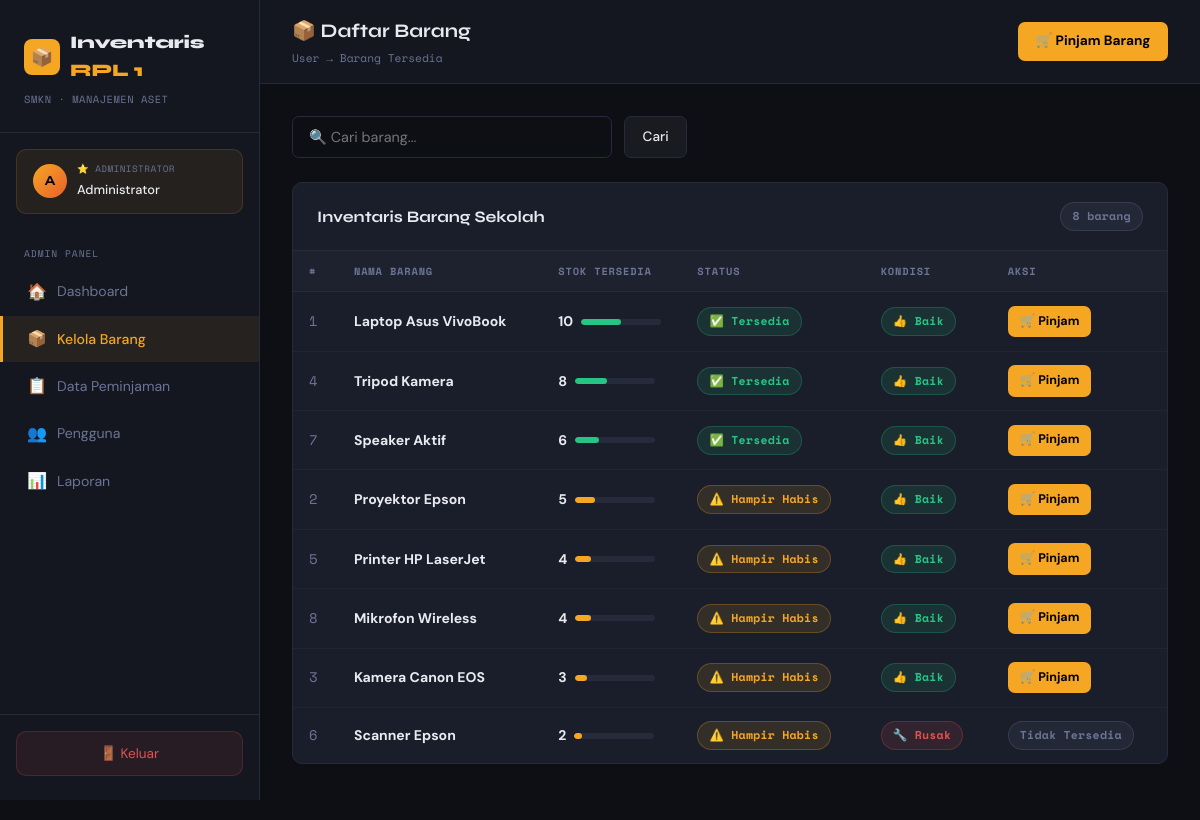
Page /user/barang.php (signed in) on the committed database.
### tables this page shows
CREATE TABLE IF NOT EXISTS barang (
    id_barang INT AUTO_INCREMENT PRIMARY KEY,
    nama_barang VARCHAR(100) NOT NULL,
    jumlah INT NOT NULL DEFAULT 0,
    kondisi_barang ENUM('baik','rusak') DEFAULT 'baik',
    harga_sewa DECIMAL(10,2) DEFAULT 0,
    created_at TIMESTAMP DEFAULT CURRENT_TIMESTAMP,
    updated_at TIMESTAMP DEFAULT CURRENT_TIMESTAMP ON UPDATE CURRENT_TIMESTAMP
);

### includes/config.php (called while the page is built, shortened)
<?php
function clean($str) {
    return htmlspecialchars(strip_tags(trim($str)));
}
?>

### user/barang.php (the view, shortened to what this page needs)
<?php
require_once '../includes/config.php';
$sql = "SELECT *, status_barang(jumlah) AS status_stok FROM barang";
$sql .= " ORDER BY jumlah DESC";
$barangList = $conn->query($sql);
?>
<!DOCTYPE html>
<html lang="id">
<head>
    <link rel="stylesheet" href="../includes/style.css">
</head>
<body>
<div class="wrapper">
    <?php include '../includes/sidebar.php'; ?>
    <div class="main">
        <div class="topbar">
            <div><h2>📦 Daftar Barang</h2><div class="breadcrumb">User → Barang Tersedia</div></div>
            <div class="topbar-right">
                <a href="pinjam.php" class="btn btn-primary">🛒 Pinjam Barang</a>
            </div>
        </div>
        <div class="content">
            <form method="GET" style="margin-bottom:1.5rem;display:flex;gap:.75rem">
                <input type="text" name="cari" class="form-control" style="max-width:320px"
                       placeholder="🔍 Cari barang..." value="<?= clean($_GET['cari'] ?? '') ?>">
                <button type="submit" class="btn btn-ghost">Cari</button>
            </form>
            <div class="card">
                <div class="card-header">
                    <h3>Inventaris Barang Sekolah</h3>
                    <span class="badge badge-muted mono"><?= $barangList->num_rows ?> barang</span>
                </div>
                <div class="table-wrap">
                    <table>
                        <thead><tr><th>#</th><th>Nama Barang</th><th>Stok Tersedia</th><th>Status</th><th>Kondisi</th><th>Aksi</th></tr></thead>
                        <tbody>
                        <?php if ($barangList->num_rows === 0): ?>
                            <tr><td colspan="6"><div class="empty-state"><div class="empty-icon">🔍</div><p>Tidak ada barang ditemukan</p></div></td></tr>
                        <?php else: while ($row = $barangList->fetch_assoc()):
                            $tersedia = $row['jumlah'] > 0 && $row['kondisi_barang'] === 'baik';
                            $pct = min(100, ($row['jumlah'] / 20) * 100);
                            $barClass = $row['jumlah'] === 0 ? 'empty' : ($row['jumlah'] <= 5 ? 'low' : '');
                        ?>
                            <tr>
                                <td class="mono" style="color:var(--muted)"><?= $row['id_barang'] ?></td>
                                <td><strong><?= clean($row['nama_barang']) ?></strong></td>
                                <td>
                                    <div class="stok-bar">
                                        <strong><?= $row['jumlah'] ?></strong>
                                        <div class="bar"><div class="bar-fill <?= $barClass ?>" style="width:<?= $pct ?>%"></div></div>
                                    </div>
                                </td>
                                <td>
                                    <?php if ($row['status_stok'] === 'Habis'): ?>
                                        <span class="badge badge-red">⛔ Habis</span>
                                    <?php elseif ($row['status_stok'] === 'Hampir Habis'): ?>
                                        <span class="badge badge-amber">⚠️ Hampir Habis</span>
                                    <?php else: ?>
                                        <span class="badge badge-green">✅ Tersedia</span>
                                    <?php endif; ?>
                                </td>
                                <td><?= $row['kondisi_barang'] === 'baik' ? '<span class="badge badge-green">👍 Baik</span>' : '<span class="badge badge-red">🔧 Rusak</span>' ?></td>
                                <td>
                                    <?php if ($tersedia): ?>
                                        <a href="pinjam.php?id=<?= $row['id_barang'] ?>" class="btn btn-primary btn-sm">🛒 Pinjam</a>
                                    <?php else: ?>
                                        <span class="badge badge-muted">Tidak Tersedia</span>
                                    <?php endif; ?>
                                </td>
                            </tr>
                        <?php endwhile; endif; ?>
                        </tbody>
                    </table>
                </div>
            </div>
        </div>
    </div>
</div>
</body>
</html>

### includes/style.css (style rules this page uses)
:root { --bg: #0d0f14; --surface: #141720; --card: #1a1e2a; --border: #252b3b; --accent: #f5a623; --accent2: #e8602c; --green: #27c484; --red: #e05252; --blue: #4a9eff; --text: #e8eaf0; --muted: #6b7494; --font-head: 'Syne', sans-serif; --font-mono: 'Space Mono', monospace; --font-body: 'DM Sans', sans-serif; --radius: 10px; --shadow: 0 8px 32px rgba(0,0,0,0.4); }
*, *::before, *::after { box-sizing: border-box; margin: 0; padding: 0; }
html { scroll-behavior: smooth; }
body { background: var(--bg); color: var(--text); font-family: var(--font-body); font-size: 15px; line-height: 1.6; min-height: 100vh; }
a { color: var(--accent); text-decoration: none; transition: opacity .2s; }
.wrapper { display: flex; min-height: 100vh; }
.main { margin-left: 260px; flex: 1; display: flex; flex-direction: column; }
.topbar { background: var(--surface); border-bottom: 1px solid var(--border); padding: 1rem 2rem; display: flex; align-items: center; justify-content: space-between; position: sticky; top: 0; z-index: 50; }
.topbar h2 { font-family: var(--font-head); font-size: 1.2rem; font-weight: 700; color: var(--text); }
.topbar .breadcrumb { font-family: var(--font-mono); font-size: .7rem; color: var(--muted); margin-top: 2px; }
.topbar-right { display: flex; align-items: center; gap: 12px; }
.content { padding: 2rem; flex: 1; }
.card { background: var(--card); border: 1px solid var(--border); border-radius: var(--radius); overflow: hidden; margin-bottom: 1.5rem; }
.card-header { padding: 1.2rem 1.5rem; border-bottom: 1px solid var(--border); display: flex; align-items: center; justify-content: space-between; gap: 1rem; }
.card-header h3 { font-family: var(--font-head); font-size: 1rem; font-weight: 700; color: var(--text); }
.table-wrap { overflow-x: auto; }
table { width: 100%; border-collapse: collapse; font-size: .875rem; }
thead th { padding: .75rem 1rem; text-align: left; font-family: var(--font-mono); font-size: .65rem; text-transform: uppercase; letter-spacing: .08em; color: var(--muted); background: rgba(255,255,255,.02); border-bottom: 1px solid var(--border); white-space: nowrap; }
tbody td { padding: .85rem 1rem; border-bottom: 1px solid rgba(37,43,59,.6); color: var(--text); vertical-align: middle; }
tbody tr:last-child td { border-bottom: none; }
.badge { display: inline-flex; align-items: center; gap: 4px; padding: .25rem .7rem; border-radius: 20px; font-size: .72rem; font-weight: 600; font-family: var(--font-mono); letter-spacing: .02em; }
.badge-green { background: rgba(39,196,132,.12); color: var(--green); border: 1px solid rgba(39,196,132,.25); }
.badge-amber { background: rgba(245,166,35,.12); color: var(--accent); border: 1px solid rgba(245,166,35,.25); }
.badge-red { background: rgba(224,82,82,.12); color: var(--red); border: 1px solid rgba(224,82,82,.25); }
.badge-muted { background: rgba(107,116,148,.12); color: var(--muted); border: 1px solid rgba(107,116,148,.25); }
.btn { display: inline-flex; align-items: center; gap: 6px; padding: .55rem 1.1rem; border-radius: 7px; font-size: .85rem; font-weight: 500; font-family: var(--font-body); cursor: pointer; border: none; transition: all .2s; text-decoration: none; white-space: nowrap; }
.btn-primary { background: var(--accent); color: #000; font-weight: 700; }
.btn-ghost { background: rgba(255,255,255,.05); color: var(--text); border: 1px solid var(--border); }
.btn-sm { padding: .35rem .75rem; font-size: .78rem; }
.form-control { width: 100%; padding: .7rem 1rem; background: var(--bg); border: 1px solid var(--border); border-radius: 7px; color: var(--text); font-family: var(--font-body); font-size: .9rem; transition: border-color .2s, box-shadow .2s; outline: none; }
.mono { font-family: var(--font-mono); }
.stok-bar { display: flex; align-items: center; gap: 8px; }
.stok-bar .bar { flex: 1; height: 6px; background: var(--border); border-radius: 3px; overflow: hidden; max-width: 80px; }
.stok-bar .bar-fill { height: 100%; border-radius: 3px; background: var(--green); transition: width .4s; }
.stok-bar .bar-fill.low { background: var(--accent); }

### rows in the picture
barang: id_barang "1", nama_barang "Laptop Asus VivoBook", jumlah "10", shows "✅ Tersedia", kondisi_barang "👍 Baik"
barang: id_barang "4", nama_barang "Tripod Kamera", jumlah "8", shows "✅ Tersedia", kondisi_barang "👍 Baik"
barang: id_barang "7", nama_barang "Speaker Aktif", jumlah "6", shows "✅ Tersedia", kondisi_barang "👍 Baik"
barang: id_barang "2", nama_barang "Proyektor Epson", jumlah "5", shows "⚠️ Hampir Habis", kondisi_barang "👍 Baik"
barang: id_barang "5", nama_barang "Printer HP LaserJet", jumlah "4", shows "⚠️ Hampir Habis", kondisi_barang "👍 Baik"
barang: id_barang "8", nama_barang "Mikrofon Wireless", jumlah "4", shows "⚠️ Hampir Habis", kondisi_barang "👍 Baik"
barang: id_barang "3", nama_barang "Kamera Canon EOS", jumlah "3", shows "⚠️ Hampir Habis", kondisi_barang "👍 Baik"
barang: id_barang "6", nama_barang "Scanner Epson", jumlah "2", shows "⚠️ Hampir Habis", kondisi_barang "🔧 Rusak"

### other values in the picture
$initial "A"
$user['nama'] "Administrator"
$barangList->num_rows "8"
